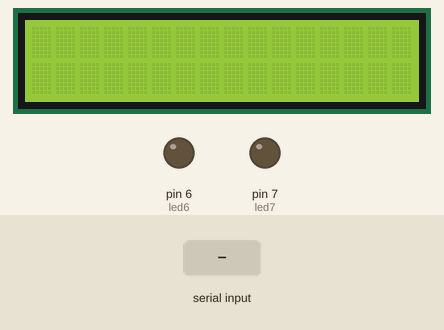
Recording of a sketch running on a simulated Arduino Uno, built with avr-gcc and run on an emulated ATmega328P. On the bench: 16×2 character LCD, output pins drawn as LEDs (lit = HIGH). Dashed ring = blinking. The test bench sets the inputs (shaded band). What the sketch prints to the serial monitor is not drawn.

Above: at 1.2 s.
1.3 s: "a" received over Serial
At 4.2 s:
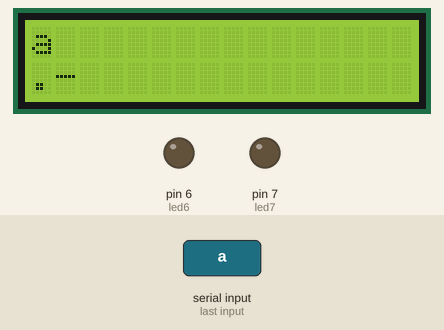
4.3 s: "b" received over Serial
At 6.2 s:
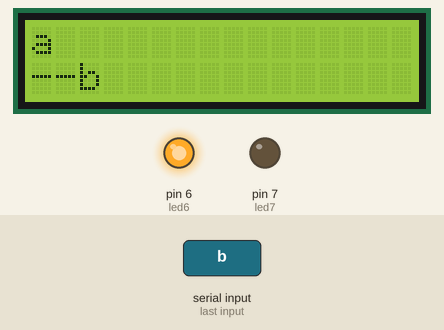
7.3 s: "c" received over Serial
At 10.8 s:
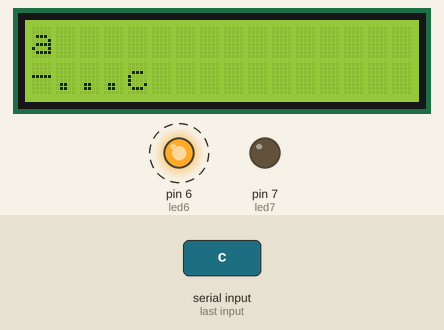
13.3 s: "d" received over Serial
At 16.1 s:
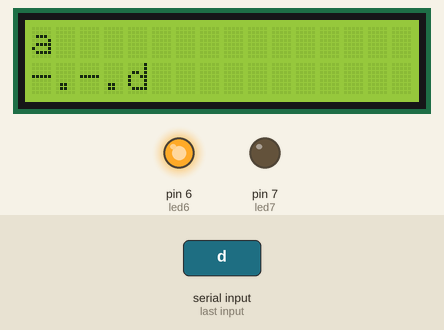
16.3 s: "e" received over Serial
19.3 s: "f" received over Serial
At 20.47 s:
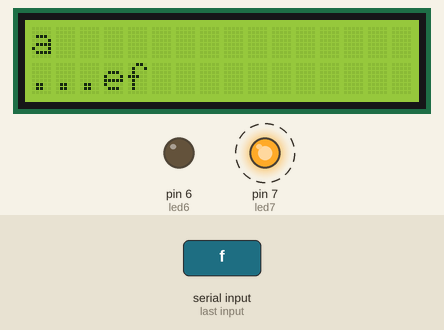
Timing chart, 0 to 23.3 s (numbered marks = the images above; inputs shaded):
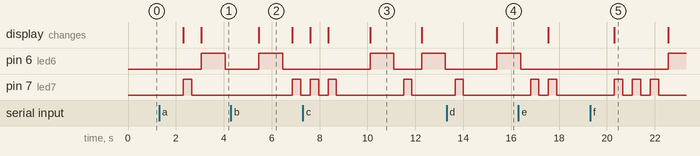

The sketch:

proyecto.ino
```cpp
// include the library code:
#include <LiquidCrystal.h>

// initialize the library by associating any needed LCD interface pin
// with the arduino pin number it is connected to
const int rs = 12, en = 11, d4 = 5, d5 = 4, d6 = 3, d7 = 2;
LiquidCrystal lcd(rs, en, d4, d5, d6, d7);

//The red led characterizes a stripe.
int led6 = 6;
//The blue led characterizes a dot.
int led7 = 7;
//Variable to store the entry.
String read;
//Auxiliary variable for decoded input.
String inputDecod;


void setup() {
  // set up the LCD's number of columns and rows
  pinMode(led6, OUTPUT);
  pinMode(led7, OUTPUT);
  lcd.begin(16, 2);
  Serial.begin(9600);

}

void loop() {
  // set the cursor to column 0, line 1
  // (note: line 1 is the second row, since counting begins with 0):
  while (Serial.available() == 0) {
    lcd.clear();
  }
  //Read from serial port monitor.
  read = Serial.readString();
  //Print in serial port monitor.
  lcd.print(read);
  //Decode the string.
  inputDecod = decoder(read);
  //Prints the decoded characters on the screen.
  interpreter(inputDecod);
}


//param: the string read from the keyboard.
//pre: true
//pos: a string containing the decoded message in Morse code.
String decoder(String s) {
  s.toLowerCase();
  Serial.println(s);
  String res = "";
  for (int i = 0; i < s.length(); i++) {
    res = res + matchLetters(s.charAt(i));
  }
  return res;
}

//param: the character current in the string to decode.
//pre: true
//pos: a string with the code corresponding to the letter.
String matchLetters(char current) {
  switch (current) {
    case 'a':
      return ".-";
    case 'b':
      return "-...";
    case 'c':
      return "-.-.";
    case 'd':
      return "-..";
    case 'e':
      return ".";
    case 'f':
      return "..-.";
    case 'g':
      return "--.";
    case 'h':
      return "....";
    case 'i':
      return "..";
    case 'j':
      return ".---";
    case 'k':
      return "-.-";
    case 'l':
      return ".-..";
    case 'm':
      return "--";
    case 'n':
      return "-.";
    /*case 'ñ':
      return "--.--";*/
    case 'o':
      return "---";
    case 'p':
      return ".--.";
    case 'q':
      return "--.-";
    case 'r':
      return ".-.";
    case 's':
      return "...";
    case 't':
      return "-";
    case 'u':
      return "..-";
    case 'v':
      return "...-";
    case 'w':
      return ".--";
    case 'x':
      return "-..-";
    case 'y':
      return "-.--";
    case 'z':
      return "--..";
    case '0':
      return "-----";
    case '1':
      return ".----";
    case '2':
      return "..---";
    case '3':
      return "...--";
    case '4':
      return "....-";
    case '5':
      return ".....";
    case '6':
      return "-....";
    case '7':
      return "--...";
    case '8':
      return "---..";
    case '9':
      return "----.";
    case ' ':
      return " ";
  }
  return "ERROR!";
}

//param: an already decoded string.
//pre: true.
//pos: reproduces all the encoded message.
void interpreter(String s) {
  for (int i = 0; i < s.length(); i++) {
    lcd.setCursor(i, 1);
    if (i >= 16) {
      lcd.scrollDisplayLeft();
    }
    lcd.print(s.charAt(i));
    player(s.charAt(i));
  }
}

//param: evaluates the current character in morse code.
//pre: true.
//pos: performs an action for a particular character.
void player(char current) {
  switch (current) {
    case '-':
      digitalWrite(led6, HIGH);
      delay(1000);
      digitalWrite(led6, LOW);
      break;
    case '.':
      digitalWrite(led7, HIGH);
      delay(350);
      digitalWrite(led7, LOW);
      break;
    default:
      //If the character is a space.
      delay(3000);
      break;
  }
  //Corresponds to the time between characters.
  delay(400);
}

void empty() {
  lcd.setCursor(0, 2);
  lcd.print("                ");
  lcd.setCursor(0, 2);
}
```

Measured:
- after the input at 1.3 s, pin 6 (led6): LOW → HIGH after 1.8 s, → LOW 1.0 s later; pin 7 (led7): LOW → HIGH after 1.0 s, → LOW 0.35 s later; the display: first changes after 1.0 s (image 1 shows a later state)
- after the input at 4.3 s, pin 6 (led6): LOW → HIGH after 1.2 s, → LOW 1.0 s later; pin 7 (led7): LOW → HIGH after 2.6 s, → LOW 0.35 s later; the display: changes after 1.2 s (image 2)
- after the input at 7.3 s, pin 6 (led6): alternates HIGH for 1.0 s and LOW for 1.2 s, starting after 2.8 s
- after the input at 13.3 s, pin 6 (led6): LOW → HIGH after 2.1 s; the display: changes after 2.1 s (image 4)
- after the input at 19.3 s, pin 6 (led6): LOW → HIGH after 3.3 s; the display: changes after 1.0 s (image 5)
- what the display in image 2 shows lasts 1.4 s, from 5.5 s to 6.9 s
- what the display in image 3 shows lasts 2.2 s, from 10.1 s to 12.3 s
